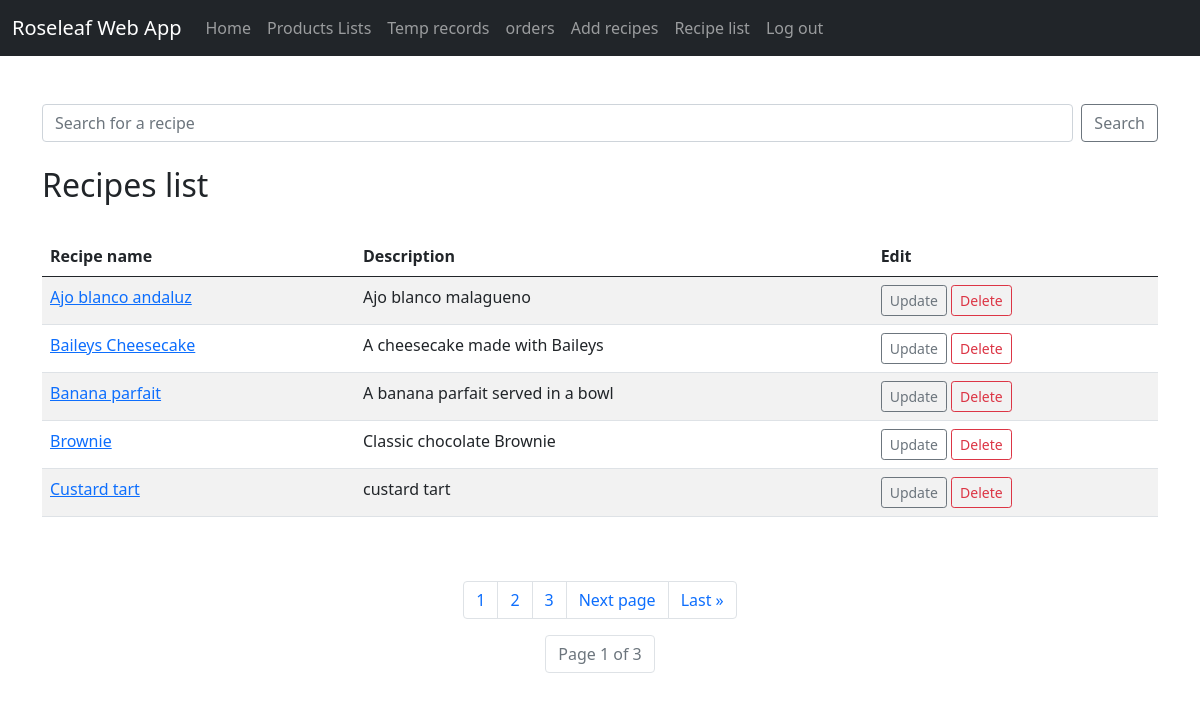
/list_recipes/, run on the app's committed database.
### roseleaf_app/models.py (models this page shows)
class Recipe(models.Model):
    name = models.CharField(max_length=50)
    description = models.CharField(max_length=100)
    user = models.ForeignKey(Member, on_delete=models.CASCADE)
    season = models.ForeignKey(Season, on_delete=models.CASCADE, null=True, blank=True)
    Ingredients = models.CharField(max_length=300)
    method = models.CharField(max_length=300)
    allergens = models.ManyToManyField('Allergen')
    def __str__(self):
        return self.name

### roseleaf_app/views.py (the view)
# urls.py: path('list_recipes/', views.list_recipes, name='list_recipes'),
def list_recipes(request):
    recipe_list = Recipe.objects.all()
    p = Paginator(Recipe.objects.all().order_by('name'), 5)
    page = request.GET.get('page')
    recipe_page = p.get_page(page)
    nums = 'a' * recipe_page.paginator.num_pages
    return render(request, 'roseleaf_app/list_recipes.html',
                  {'recipe_list' : recipe_list,
                   'recipe_page' : recipe_page,
                   'nums': nums})

### roseleaf_app/templates/roseleaf_app/list_recipes.html (shortened to what this page needs)
{% extends 'roseleaf_app/base.html' %}
{% block content %}
    <br><br>
    <form class="d-flex" method="post" action="{% url 'search_recipes' %}">
        <input class="form-control me-2" type="search"
               placeholder="Search for a recipe" aria-label="Search" name="searched">
        <button class="btn btn-outline-secondary" type="submit">Search</button>
    </form>
    <br/>
    <h2>Recipes list</h2>
    <br>
    <table class="table table-hover table-striped ">
    <thead>
            <tr>
                <th scope="col">Recipe name</th>
                <th scope="col">Description</th>
                <th scope="col">Edit</th>
            </tr>
        </thead>
    {% for recipe in recipe_page %}
        <tr>
            <td><a href="{% url 'show_recipe' recipe.id %}">{{ recipe }}</a></td>
            <td>{{ recipe.description }}</td>
            <td><a href="{% url 'update_recipe' recipe.id %}"
                   class="btn btn-outline-secondary btn-sm"> Update </a>
                <a href="{% url 'delete_recipe' recipe.id %}"
                   class="btn btn-outline-danger btn-sm"> Delete  </a>
            </td>
        </tr>
    {% endfor %}
    </table>
    <br><br>
    <nav aria-label="Page navigation example">
    <ul class="pagination justify-content-center">
    {% for i in nums %}
        <li class="page-item"><a class="page-link" href="?page={{ forloop.counter }}">{{ forloop.counter }}</a></li>
    {% endfor %}
    {% if recipe_page.has_next%}
        <li class="page-item"> <a class="page-link" href="?page={{ recipe_page.next_page_number }}">Next page</a></li>
        <li class="page-item"><a class="page-link" href="?page={{ recipe_page.paginator.num_pages }}">Last &raquo;</a></li>
    {% endif %}
    </ul>
    <ul class="pagination justify-content-center">
    <li class="page-item disabled"><a class="page-link" href="#">Page {{ recipe_page.number }} of {{ recipe_page.paginator.num_pages }}</a></li>
    </ul>
    </nav>
{% endblock %}

### data on the page
Recipe: name "Ajo blanco andaluz", description "Ajo blanco malagueno"
Recipe: name "Baileys Cheesecake", description "A cheesecake made with Baileys"
Recipe: name "Banana parfait", description "A banana parfait served in a bowl"
Recipe: name "Brownie", description "Classic chocolate Brownie"
Recipe: name "Custard tart", description "custard tart"

### other printed values
{{ recipe_page.number }} "1"
{{ recipe_page.paginator.num_pages }} "3"
